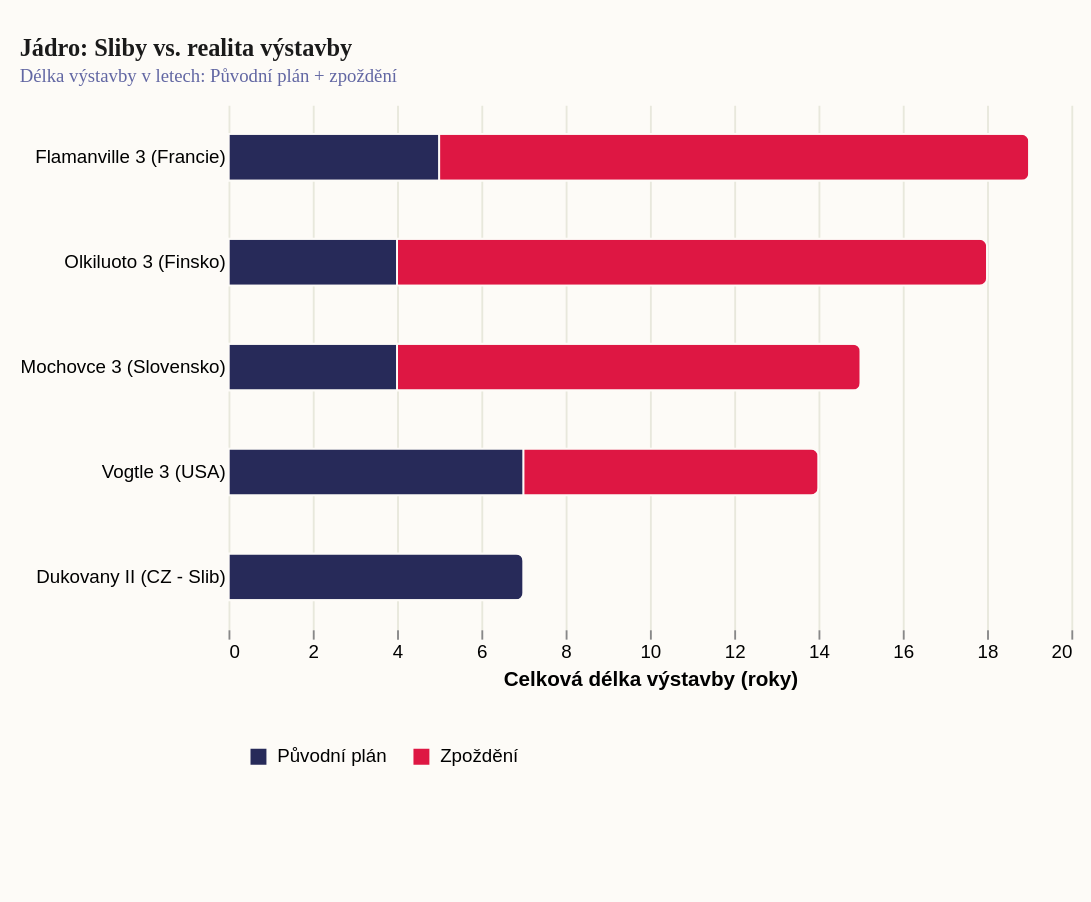

Vega-Lite specification stored for this chart:
### Vega-Lite specification from a JSON file in a GitHub repository (floating-point values rounded to 4 significant figures)
{"_source": "Zdroj: WNA, IEA, výroční zprávy ČEZ a KHNP (stav k 2025)", "$schema": "https://vega.github.io/schema/vega-lite/v5.json", "description": "Jaderný optimismus vs. Evropská realita: Zpoždění staveb", "width": 450, "height": 280, "padding": {"top": 20, "left": 10, "right": 10, "bottom": 60}, "autosize": {"type": "pad", "resize": true}, "background": "#fdfbf7", "title": {"text": "Jádro: Sliby vs. realita výstavby", "subtitle": "Délka výstavby v letech: Původní plán + zpoždění", "font": "Roboto Slab", "fontSize": 13, "fontWeight": "bold", "anchor": "start", "color": "#1a1a1a", "subtitleFont": "Work Sans", "subtitleFontSize": 10, "subtitleColor": "#6267a3", "offset": 10}, "data": {"values": [{"project": "Olkiluoto 3 (Finsko)", "type": "Původní plán", "years": 4, "order": 1}, {"project": "Olkiluoto 3 (Finsko)", "type": "Zpoždění", "years": 14, "order": 2}, {"project": "Flamanville 3 (Francie)", "type": "Původní plán", "years": 5, "order": 1}, {"project": "Flamanville 3 (Francie)", "type": "Zpoždění", "years": 14, "order": 2}, {"project": "Vogtle 3 (USA)", "type": "Původní plán", "years": 7, "order": 1}, {"project": "Vogtle 3 (USA)", "type": "Zpoždění", "years": 7, "order": 2}, {"project": "Mochovce 3 (Slovensko)", "type": "Původní plán", "years": 4, "order": 1}, {"project": "Mochovce 3 (Slovensko)", "type": "Zpoždění", "years": 11, "order": 2}, {"project": "Dukovany II (CZ - Slib)", "type": "Původní plán", "years": 7, "order": 1}]}, "mark": {"type": "bar", "size": 25, "cornerRadiusEnd": 4, "tooltip": true, "stroke": "#fdfbf7", "strokeWidth": 1}, "encoding": {"y": {"field": "project", "type": "nominal", "title": null, "sort": {"field": "years", "op": "sum", "order": "descending"}, "axis": {"ticks": false, "domain": false}}, "x": {"field": "years", "type": "quantitative", "title": "Celková délka výstavby (roky)", "axis": {"gridColor": "#e8e8dc", "domain": false}}, "color": {"field": "type", "type": "nominal", "scale": {"domain": ["Původní plán", "Zpoždění"], "range": ["#272a59", "#de1743"]}, "legend": {"title": null, "orient": "bottom", "offset": 20, "symbolType": "square", "padding": 10}}, "order": {"field": "order", "type": "quantitative"}}, "config": {"view": {"stroke": "transparent"}}}
